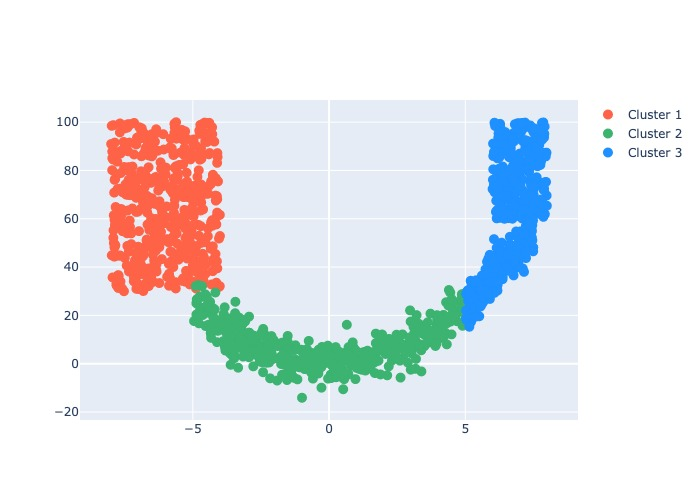

Generate this figure with Python:
# %%
import plotly.graph_objects as go
import numpy as np

# Seed for reproducibility
np.random.seed(42)

# Generate x values for each cluster
x1 = np.random.uniform(-10, -5, 500)
x2 = np.random.uniform(-5, 5, 500)
x3 = np.random.uniform(5, 10, 500)

# Define the quadratic function for the U shape
a, b, c = 1, 0, 0  # Coefficients for the quadratic equation

# Calculate y values and add some noise for each cluster
y1 = a * x1**2 + b * x1 + c + np.random.normal(0, 5, x1.shape)
y2 = a * x2**2 + b * x2 + c + np.random.normal(0, 5, x2.shape)
y3 = a * x3**2 + b * x3 + c + np.random.normal(0, 5, x3.shape)

for k,v in enumerate(x1):
    if v < -5:
        x1[k] = np.random.uniform(-8, -4)
        y1[k] = np.random.uniform(30, 100)
for k,v in enumerate(x3):
    if v > 7.5:
        x3[k] = np.random.uniform(6, 8)
        y3[k] = np.random.uniform(60, 100)

# Create scatter plot
fig = go.Figure()

fig.add_trace(go.Scatter(x=x1, y=y1, mode='markers', marker=dict(color='#FF6347', size=10), name='Cluster 1'))
fig.add_trace(go.Scatter(x=x2, y=y2, mode='markers', marker=dict(color='#3CB371', size=10), name='Cluster 2'))
fig.add_trace(go.Scatter(x=x3, y=y3, mode='markers', marker=dict(color='#1E90FF', size=10), name='Cluster 3'))

# Update layout for a clean look
#fig.update_layout(showlegend=False, plot_bgcolor='white', xaxis=dict(visible=False), yaxis=dict(visible=False), width=800, height=800)

fig.write_image("U.jpeg")
# Show the plot
fig.show()
